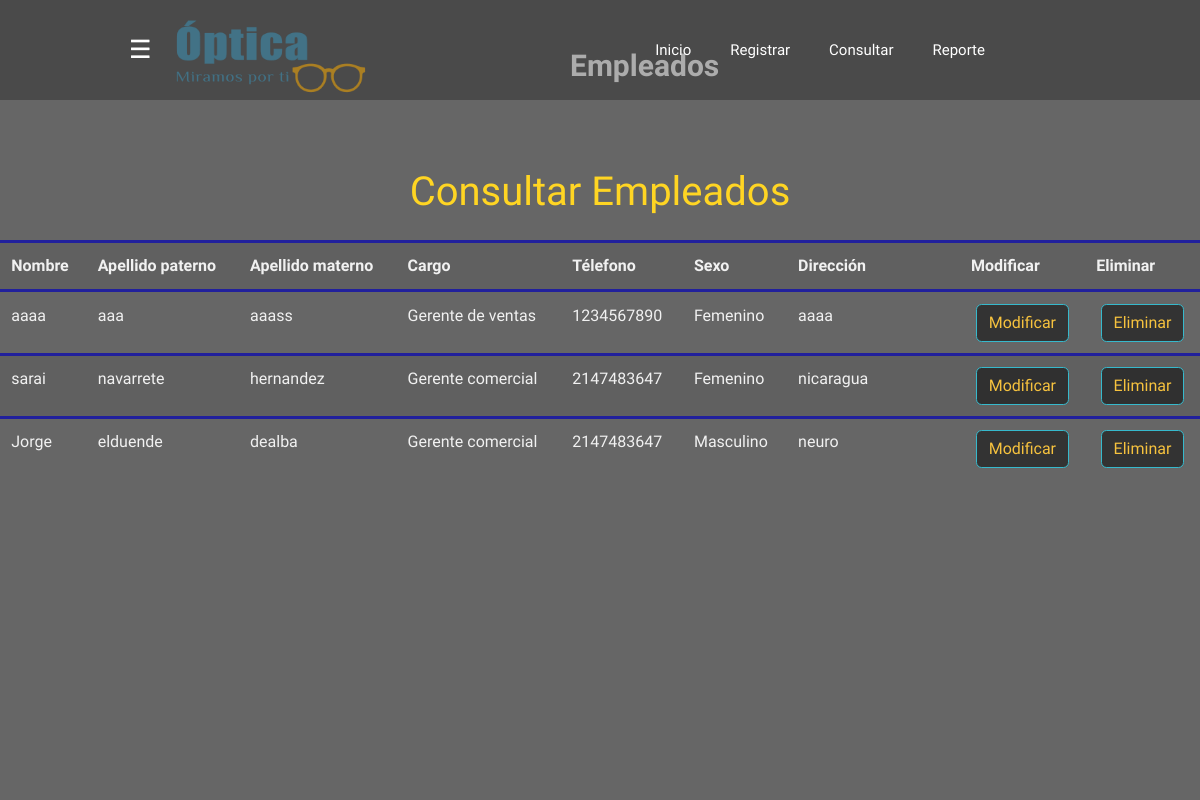
/empleados/empleados.php, run on the app's committed database.
### tables this page shows
CREATE TABLE IF NOT EXISTS `empleado` (
  `codigo` int(11) NOT NULL AUTO_INCREMENT,
  `nombre` varchar(25) NOT NULL,
  `apellido_paterno` varchar(25) NOT NULL,
  `apellido_materno` varchar(25) NOT NULL,
  `cargo` enum('Gerente comercial','Gerente de ventas') NOT NULL,
  `telefono` int(10) NOT NULL,
  `sexo` enum('Masculino','Femenino') NOT NULL,
  `direccion` varchar(50) NOT NULL,
  PRIMARY KEY (`codigo`)
);

### empleados/empleados.php (the view, shortened to what this page needs)
<!DOCTYPE html>
<html lang="en">
<head>
    <link href="vendor/fontawesome-free/css/all.min.css" rel="stylesheet" type="text/css">
    <link href="../css/sb-admin-2.min.css" rel="stylesheet">
	<link href="../css/estilos.css" rel="stylesheet">
</head>
<body>
	<header class="header">
		<div class="container">
		<div class="btn-menu">
			<label for="btn-menu">☰</label>
		</div>
		<ul class="navbar-nav  sidebar">
	<img src="../img/logo.png" class="img-thumbnail" alt="...">
	</ul>
	</header>
	<header class="header">
		<div class="container">
		<div class="btn-menu">
			<label for="btn-menu">☰</label>
		</div>
			<nav class="menu">
				<a href="../index.html">Inicio</a>
				<a href="registrar.php">Registrar</a>
				<a href="empleados.php">Consultar</a>
				<a class="collapse-item" onClick='abrirReporteEmpleados()'>Reporte</a>
			</nav>
		</div>
	</header>
	<div class="capa"></div>
<br/>
<br/>
<div class="logo">
				<h1><center>Empleados</center></h1>
			</div>
<nav class="navbar navbar-expand navbar-light  ">
</nav>
<br/>
<br/>
<br/>
<br/>
<center><h1>Consultar Empleados</h1></center>
<table  class="table table-bordered" border="0" cellspacing="0">
<?php
require_once("../bd/conexion.php");
	$result = mysqli_query($link, "SELECT * FROM empleado");
		echo "<table class='table table-striped'>";
		echo "<tr>
	<th class='success'>Nombre</th>
	<th class='success'>Apellido paterno</th>
	<th class='success'>Apellido materno</th>
	<th class='success'>Cargo</th>
	<th class='success'>Télefono</th>
	<th class='success'>Sexo</th>
	<th class='success'>Dirección</th>
	<th class='success'></th>
	<th class='success'></th>
	<th class='success'></th>
	<th class='success'>Modificar</th>
	<th class='success'>Eliminar</th>
</tr>";
	while  (($row = mysqli_fetch_array($result))!=NULL)
	{
		$codigo = $row['codigo'];
		$nombre = $row['nombre'];
		$apellido_paterno = $row['apellido_paterno'];
		$apellido_materno = $row['apellido_materno'];
		$cargo = $row['cargo'];
		$telefono = $row['telefono'];
		$sexo = $row['sexo'];
		$direccion = $row['direccion'];
		echo "<tr>
		<td class='active'>$nombre</td>
		<td class='active'>$apellido_paterno</td>
		<td class='active'>$apellido_materno</td>
		<td class='active'>$cargo</td>
		<td class='active'>$telefono</td>
		<td class='active'>$sexo</td>
		<td class='active'>$direccion</td>
		<td class='active'></td>
		<td class='active'></td>
		<td class='active'></td>
		<td class='active align='center'><center><a href='modificar.php?codigo=$codigo'><button type='button' class='btn btn-danger'>Modificar</button></a></center></td>
		<td class='active' align='center'><a onClick='confirmar($codigo)'><button type='button' class='btn btn-danger'>Eliminar</button></a></td>
		</tr>";
	}
echo "</table>";
?>
</table>
</body>
</html>

### css/estilos.css (style rules this page uses)
* { margin: 0; padding: 0; box-sizing: border-box; font-family: 'Montserrat Alternates', sans-serif; }
body { background: url("../img/background.jpg"); background-size: 100vw 100vh; background-repeat: no-repeat; }
.capa { position: fixed; width: 150%; height: 100vh; background: rgba(0,0,0,0.6); z-index: -1; top: 0;left: 0; }
.header { width: 100%; height: 100px; background-color: rgba(29, 28, 29, 0.2); position: fixed; top: 0;left: 0; }
.container { width: 77%; max-width: 1300px; margin: inherit; margin-left: 105px; }
.container .btn-menu, .logo { float: left; line-height:100px; }
.container .btn-menu label { color: #fff; font-size: 25px; cursor: pointer; }
.logo h1 { color: #fff; font-weight: 600; font-size: 30px; margin-left: 570px; }
.container .menu { float: right; line-height: 100px; }
.container .menu a { display: inline-block; padding: 15px; line-height: normal; text-decoration: none; color: #fff; transition: all 0.3s ease; border-bottom: 2px solid transparent; font-size: 15px; margin-right: 5px; }

### data on the page
empleado: nombre "aaaa", apellido_paterno "aaa", apellido_materno "aaass", cargo "Gerente de ventas", telefono "1234567890", sexo "Femenino", direccion "aaaa"
empleado: nombre "sarai", apellido_paterno "navarrete", apellido_materno "hernandez", cargo "Gerente comercial", telefono "2147483647", sexo "Femenino", direccion "nicaragua"
empleado: nombre "Jorge", apellido_paterno "elduende", apellido_materno "dealba", cargo "Gerente comercial", telefono "2147483647", sexo "Masculino", direccion "neuro"
